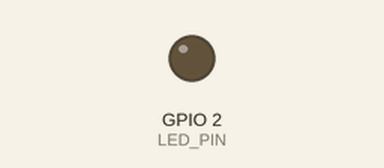
A sketch run on a simulated ESP32. On the bench: output pins drawn as LEDs (lit = HIGH). The audio player accepts every command and is not drawn; what the sketch prints to the serial monitor is not drawn.

Above: at 0.0 s.
At 1.7 s:
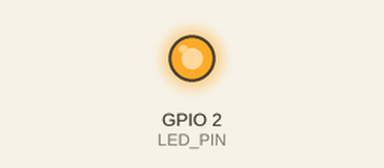
Timing chart, 0 to 3.2 s (numbered marks = the images above):
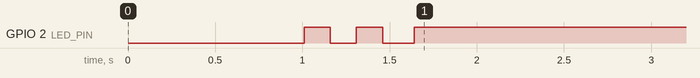

Measured:
- by itself, GPIO 2 (LED_PIN): alternates HIGH for 0.15 s and LOW for 0.17 s, 4 changes in all, then stays HIGH

The sketch:

upi_soundbox.ino
```cpp
/*
 * UPI SoundBox — ESP32 + DFPlayer Mini
 * UPI ID: dvsv2004@okaxis  (transmitted as "dvsv2004@A")
 *
 * Wiring:
 *   ESP32 5V     → DFPlayer VCC  (100µF cap between VCC and GND for clean power)
 *   ESP32 GND    → DFPlayer GND
 *   ESP32 GPIO17 → DFPlayer RX
 *   ESP32 GPIO16 → DFPlayer TX
 *   DFPlayer SPK_1 → Speaker (+)
 *   DFPlayer SPK_2 → Speaker (−)
 *
 * SD card:
 *   FAT32 formatted, file named 0001.wav in root
 *   Generate 0001.wav from the UPI Soundbox website with ID: dvsv2004@okaxis
 *
 * Library: "DFRobot DFPlayer Mini" — install via Arduino Library Manager
 */

#include <DFRobotDFPlayerMini.h>

#define RX_PIN   16
#define TX_PIN   17
#define LED_PIN   2
#define VOLUME   28    // 0–30
#define GAP_MS  350    // gap between cycles (matches website broadcast timing)

HardwareSerial dfSerial(2);
DFRobotDFPlayerMini player;

void ledBlink(int n, int ms = 100) {
  for (int i = 0; i < n; i++) {
    digitalWrite(LED_PIN, HIGH); delay(ms);
    digitalWrite(LED_PIN, LOW);  delay(ms);
  }
}

void setup() {
  Serial.begin(115200);
  pinMode(LED_PIN, OUTPUT);

  dfSerial.begin(9600, SERIAL_8N1, RX_PIN, TX_PIN);
  delay(500);

  if (!player.begin(dfSerial, true, true)) {
    Serial.println("DFPlayer init failed. Check:");
    Serial.println("  - SD card inserted (FAT32)");
    Serial.println("  - 0001.wav in SD root");
    Serial.println("  - Wiring: GPIO16=RX, GPIO17=TX");
    while (true) { ledBlink(3, 80); delay(500); }
  }

  player.volume(VOLUME);
  player.EQ(DFPLAYER_EQ_NORMAL);

  Serial.println("UPI SoundBox ready — looping dvsv2004@okaxis");
  ledBlink(2, 150);
}

void loop() {
  player.play(1);
  digitalWrite(LED_PIN, HIGH);

  // Wait for playback to finish
  while (true) {
    if (player.available() && player.readType() == DFPlayerPlayFinished) break;
    delay(10);
  }

  digitalWrite(LED_PIN, LOW);
  delay(GAP_MS);
}
```
